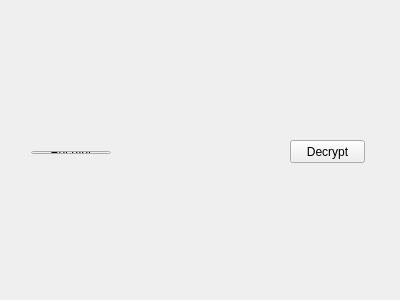
<?xml version="1.0" encoding="UTF-8"?>
<ui version="4.0">
 <class>Widget</class>
 <widget class="QWidget" name="Widget">
  <property name="geometry">
   <rect>
    <x>0</x>
    <y>0</y>
    <width>400</width>
    <height>300</height>
   </rect>
  </property>
  <property name="windowTitle">
   <string>Widget</string>
  </property>
  <widget class="QPushButton" name="decryptButton">
   <property name="geometry">
    <rect>
     <x>290</x>
     <y>140</y>
     <width>75</width>
     <height>23</height>
    </rect>
   </property>
   <property name="text">
    <string>Decrypt</string>
   </property>
  </widget>
  <widget class="QWidget" name="">
   <property name="geometry">
    <rect>
     <x>20</x>
     <y>140</y>
     <width>271</width>
     <height>25</height>
    </rect>
   </property>
   <layout class="QHBoxLayout" name="horizontalLayout">
    <item>
     <widget class="QPushButton" name="encryptButton">
      <property name="text">
       <string>Encrypt</string>
      </property>
     </widget>
    </item>
    <item>
     <spacer name="horizontalSpacer">
      <property name="orientation">
       <enum>Qt::Horizontal</enum>
      </property>
      <property name="sizeHint" stdset="0">
       <size>
        <width>188</width>
        <height>20</height>
       </size>
      </property>
     </spacer>
    </item>
   </layout>
  </widget>
 </widget>
 <layoutdefault spacing="6" margin="11"/>
 <tabstops>
  <tabstop>encryptButton</tabstop>
  <tabstop>decryptButton</tabstop>
 </tabstops>
 <resources/>
 <connections/>
</ui>
